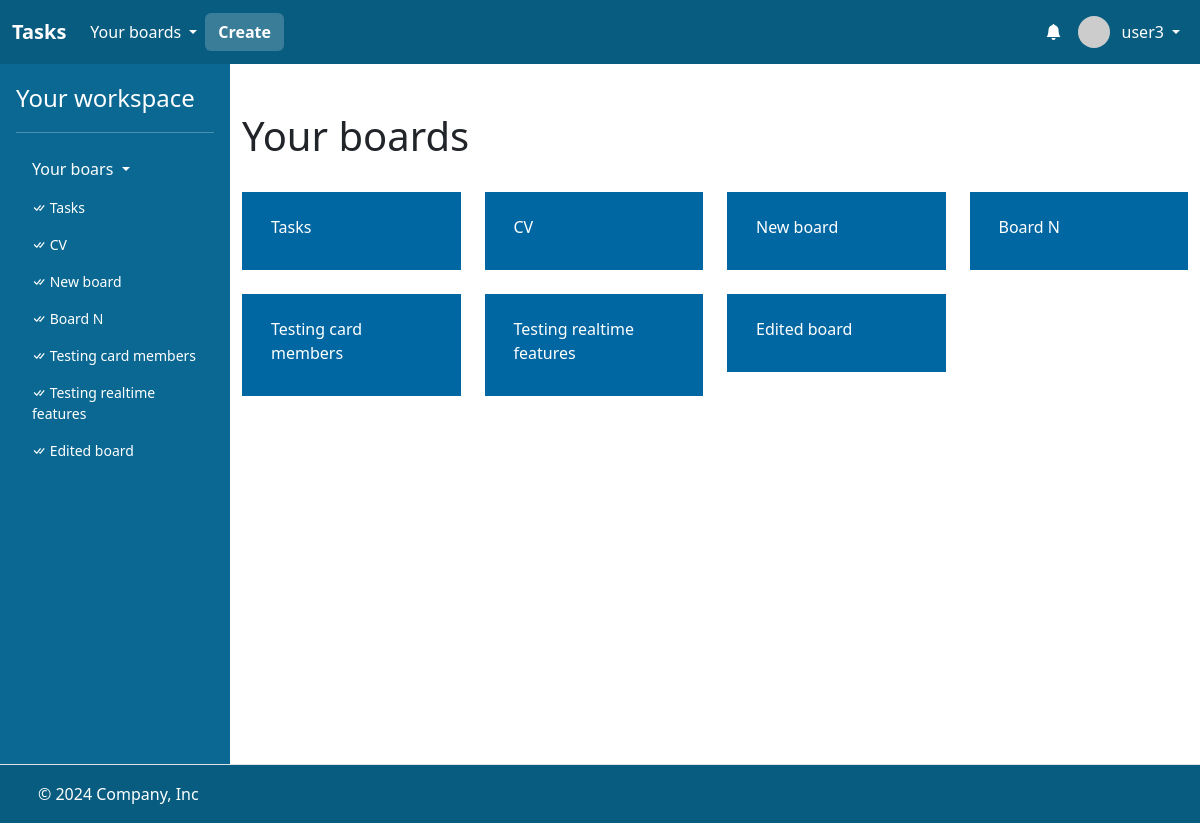
Page / (signed in) on the committed database.
### task/models.py (models this page shows)
class User(AbstractUser):
    bio = models.CharField(max_length=256)

class Board(models.Model):
    name = models.CharField(max_length=256)
    description = models.CharField(max_length=256)
    members = models.ManyToManyField(User, related_name="boards")
    created_at = models.DateTimeField(auto_now_add=True)

### task/views.py (the view)
# urls.py: path("", views.index, name="chat"),
@login_required
def index(request):
    return render(
        request,
        "task/index.html",
        {"boards": request.user.boards.all()},
    )

### task/templates/task/index.html (shortened to what this page needs)
{% extends "task/layout.html" %}
{% block main %}
<div class="container">
    <h1 class="mt-5">Your boards</h1>
    <div class="row row-cols-lg-4 mt-2 g-4">
        {% for board in boards %}
            <div class="col">
                    <div class="card" style="border: none;">
                        <a class="btn" style="color: white; background: #0067A3; border-radius: 0;" href="{% url 'board' board.id %}">
                            <div class="card-body" style="text-align: left;">
                                    <p class="card-title">{{ board.name }}</p>
                            </div>
                        </a>
                    </div>
            </div>
        {% endfor %}
    </div>
</div>
{% endblock %}

### task/templates/task/layout.html (shortened to what this page needs)
<!DOCTYPE html>
{% load static %}
{% load humanize %}
<html lang="en">
    <head>
        <link href="https://cdn.jsdelivr.net/npm/bootstrap@5.3.3/dist/css/bootstrap.min.css" rel="stylesheet">
        <link rel="stylesheet" href="https://cdn.jsdelivr.net/npm/bootstrap-icons@1.3.0/font/bootstrap-icons.css">
        <link href="{% static 'styles.css' %}" rel="stylesheet">
    </head>
    <body style="height: 100vh;">
        <div style="display: flex; flex-direction: column; height: 100%;">
            <header>
                <nav class="navbar navbar-expand-lg"  data-bs-theme="dark" style="background: #085c80;">
                    <div class="container-fluid">
                      <a class="navbar-brand fw-bold" href="{% url 'index' %}">Tasks</a>
                      <div class="collapse navbar-collapse" id="navbarHeader">
                        <ul class="navbar-nav me-auto mb-2 mb-lg-0" style="display: flex; align-items: center;">
                            {% if user.is_authenticated %}
                                <li class="nav-item dropdown">
                                    <a class="nav-link dropdown-toggle text-white" href="#" role="button" data-bs-toggle="dropdown" aria-expanded="false" style="display: flex; align-items: center; gap: 4px;">
                                        <span>Your boards</span>
                                    </a>
                                </li>
                                <li class="nav-item">
                                    <a class="btn fw-bold text-white" style="background: #397D99; color: white;" href="{% url 'create_board' %}">Create</a>
                                </li>
                          {% endif %}
                        </ul>
                        {% if user.is_authenticated %}
                        <ul class="navbar-nav ms-auto mb-2 mb-lg-0" style="display: flex; align-items: center;">
                            <li class="nav-item dropdown">
                                <a class="nav-link text-white d-relative" href="#" role="button" style="display: flex; align-items: center; gap: 4px;" id="dropdownMenuClickableInside" data-bs-toggle="dropdown" data-bs-auto-close="outside" aria-expanded="false">
                                    <i class="bi bi-bell-fill"></i>
                                </a>
                            </li>
                            <li class="nav-item dropdown">
                                <a class="nav-link dropdown-toggle text-white" href="#" role="button" data-bs-toggle="dropdown" aria-expanded="false" style="display: flex; align-items: center; gap: 4px;">
                                    <img src="https://i.pravatar.cc/48?u={{ user.id }}" alt="" width="32" height="32" class="rounded-circle me-2">
                                    <span>{{ user.username }}</span>
                                </a>
                            </li>
                        </ul>
                        {% endif %}
                      </div>
                    </div>
                  </nav>
            </header>
            <main style="flex: 1;">
                <div class="d-flex flex-nowrap" style="height: 100%;">
                    {% if user.is_authenticated %}
                    <div class="d-none d-lg-flex flex-column flex-shrink-0 p-3 text-white" style="width: 230px; background: #0A6892;">
                        <a href="{% url 'index' %}" class="text-decoration-none d-flex align-items-center mb-3 mb-md-0 me-md-auto text-white">
                          <span class="fs-4">Your workspace</span>
                        </a>
                        <hr>
                        <ul class="nav nav-pills flex-column mb-auto">
                          <li class="mb-1">
                            <button class="nav-link text-white collapsed dropdown-toggle" data-bs-toggle="collapse" data-bs-target="#home-collapse" aria-expanded="true">
                                Your boars
                            </button>
                            <div class="collapse show " id="home-collapse">
                                <ul class="btn-toggle-nav list-unstyled fw-normal pb-1 small" style="max-height: 490px; overflow-y: auto;">
                                    {% for board in boards %}
                                    <li>
                                        <a href="{% url 'board' board.id %}" class="nav-link text-white">
                                            <i class="bi bi-check-all"></i>
                                            {{ board.name }}
                                        </a>
                                    </li>
                                    {% endfor %}
                                </ul>
                            </div>
                          </li>
                        </ul>
                    </div>
                    {% endif %}
                    <div style="flex: 1; background: white; overflow-x: hidden; min-height: 700px;">
                        {% block main %}
                        {% endblock %}
                    </div>
                </div>
            </main>
            <footer class="d-flex flex-wrap justify-content-between align-items-center py-3 border-top" style="background: #085c80; border: none;">
                <div class="col-md-4 d-flex align-items-center">
                  <a href="/" class="mb-3 me-2 mb-md-0 text-body-secondary lh-1">
                    <svg class="bi" width="30" height="24"><use xlink:href="#bootstrap"></use></svg>
                  </a>
                  <span class="mb-3 mb-md-0 text-white">© 2024 Company, Inc</span>
                </div>
                <ul class="nav col-md-4 justify-content-end list-unstyled d-flex">
                  <li class="ms-3"><a class="text-body-secondary" href="#"><svg class="bi" width="24" height="24"><use xlink:href="#twitter"></use></svg></a></li>
                  <li class="ms-3"><a class="text-body-secondary" href="#"><svg class="bi" width="24" height="24"><use xlink:href="#instagram"></use></svg></a></li>
                  <li class="ms-3"><a class="text-body-secondary" href="#"><svg class="bi" width="24" height="24"><use xlink:href="#facebook"></use></svg></a></li>
                </ul>
            </footer>
        </div>
    </body>
</html>

### rows in the picture
User: username "user3"
Board: name "Tasks"
Board: name "CV"
Board: name "New board"
Board: name "Board N"
Board: name "Testing card members"
Board: name "Testing realtime features"
Board: name "Edited board"
